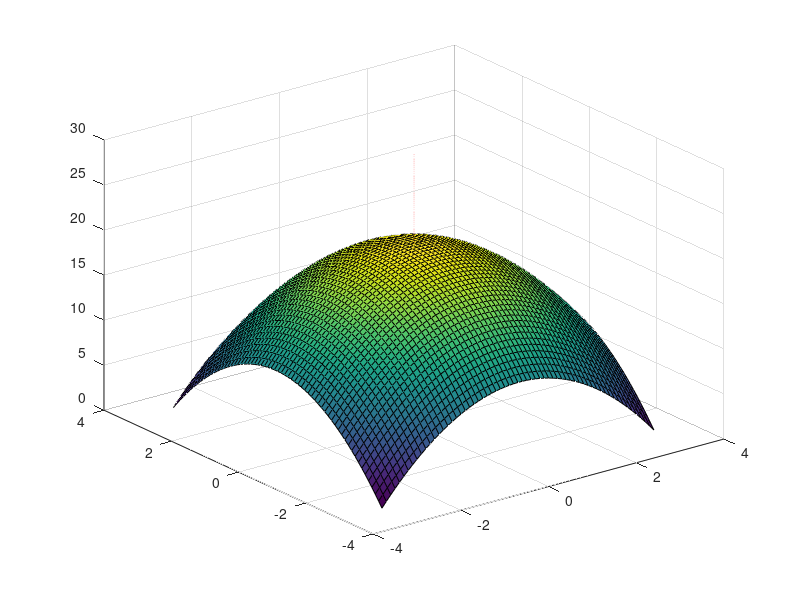

MATLAB code for this plot:
clear;

[x,y] = meshgrid(-pi:0.1:pi, -pi:0.1:pi);
x_0 = 0;
y_0 = 0;
z = @(x,y) 20 - x.^2 - y.^2;
z_0 = z(x_0,y_0);
surf(x,y,z(x,y));
hold on;

delta = 0.001;
dzdx = @(x,y) (z(x+delta,y) - z(x,y))/delta;
dzdy = @(x,y) (z(x,y+delta) - z(x,y))/delta;

t = linspace(-10,10,1000);
x_ = x_0 + t .* dzdx(x_0,y_0);
y_ = y_0 + t .* dzdy(x_0,y_0);
z_ = z_0 - t;


plot3(x_,y_, z_,'color','red', 'r-', 'LineWidth', 1);
hold off;
